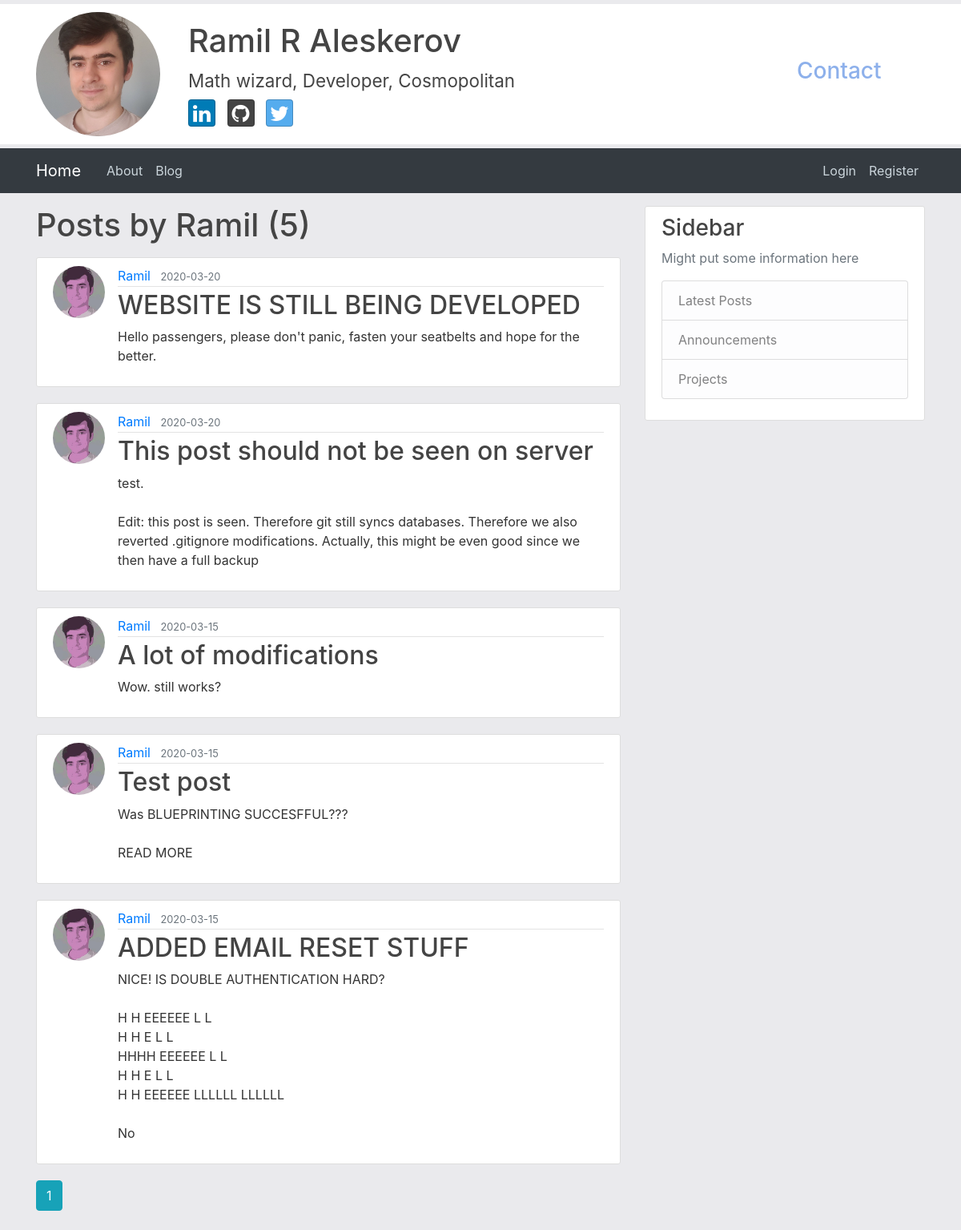
The page /user/Ramil on the database its author committed.
### flaskblog/models.py (models this page shows, shortened)
class User(db.Model, UserMixin):
    id = db.Column(db.Integer, primary_key=True)
    username = db.Column(db.String(20), unique=True, nullable=False)
    email = db.Column(db.String(120), unique=True, nullable=False)
    image_file = db.Column(db.String(20), nullable=False, default='default.jpg')
    password = db.Column(db.String(60), nullable=False)
    posts = db.relationship('Post', backref='author', lazy=True)

class Post(db.Model):
    id = db.Column(db.Integer, primary_key=True)
    title = db.Column(db.String(100), nullable=False)
    date_posted = db.Column(db.DateTime, nullable=False, default=datetime.utcnow)
    content = db.Column(db.Text, nullable=False)
    user_id = db.Column(db.Integer, db.ForeignKey('user.id'), nullable=False)

### flaskblog/users/routes.py (the view)
@users.route("/user/<string:username>")
def user_posts(username):
    page = request.args.get('page', 1, type=int)
    user = User.query.filter_by(username=username).first_or_404()
    posts = Post.query.filter_by(author=user)\
        .order_by(Post.date_posted.desc())\
        .paginate(page=page, per_page=5)
    return render_template('user_posts.html', posts=posts, user=user)

### flaskblog/templates/user_posts.html
{% extends "layout.html" %}
{% block content %}
    <h1 class="mb-3"> Posts by {{ user.username }} ({{ posts.total }})</h1>
    {% for post in posts.items %}
        <article class="media content-section">
          <img class="rounded-circle article-img" src="{{ url_for('static', filename='profile_pics/' + post.author.image_file) }}">
          <div class="media-body">
            <div class="article-metadata">
              <a class="mr-2" href="{{ url_for('users.user_posts', username=post.author.username) }}">{{ post.author.username }}</a>
              <small class="text-muted">{{ post.date_posted.strftime('%Y-%m-%d') }}</small>
            </div>
            <h2><a class="article-title" href="{{ url_for('posts.post', post_id=post.id) }}">{{ post.title }}</a></h2>
            <p class="article-content">{{ post.content }}</p>
          </div>
        </article>
    {% endfor %}
    {% for page_num in posts.iter_pages(left_edge=1, right_edge=1, left_current=1, right_current=2) %}
      {% if page_num %}
        {% if posts.page == page_num %}
          <a class="btn btn-info mb-4" href="{{ url_for('users.user_posts', username=user.username, page=page_num) }}"> {{ page_num }} </a>
        {% else %}
          <a class="btn btn-outline-info mb-4" href="{{ url_for('users.user_posts', username=user.username, page=page_num) }}"> {{ page_num }} </a>
        {% endif %}
      {% else %}
        ...
      {% endif %}
    {% endfor %}
{% endblock content %}

### flaskblog/static/main.css (style rules this page uses)
body { background: #eaeaed; color: #333333; //margin-top: 5rem; }
h1, h2, h3, h4, h5, h6 { color: #444444; }
p { overflow-wrap:break-word; }
.content-section { background: #ffffff; padding: 10px 20px; border: 1px solid #dddddd; border-radius: 3px; margin-bottom: 20px; }
.article-title { color: #444444; }
.article-content { white-space: pre-line; word-wrap: break-word; }
.article-img { height: 65px; width: 65px; margin-right: 16px; }
.article-metadata { padding-bottom: 1px; margin-bottom: 4px; border-bottom: 1px solid #e3e3e3 }

### rows shown on the page
User: username "Ramil"
Post: image_file (picture), author.username "Ramil", date_posted "2020-03-20", title "WEBSITE IS STILL BEING DEVELOPED", content "Hello passengers, please don't panic, fasten your seatbelts and hope for the better."
Post: image_file (picture), author.username "Ramil", date_posted "2020-03-20", title "This post should not be seen on server", content "test. Edit: this post is seen. Therefore git still syncs databases. Therefore we also reverted .gitignore modifications. Actually, this might be even good since we then have a full backup"
Post: image_file (picture), author.username "Ramil", date_posted "2020-03-15", title "A lot of modifications", content "Wow. still works?"
Post: image_file (picture), author.username "Ramil", date_posted "2020-03-15", title "Test post", content "Was BLUEPRINTING SUCCESFFUL??? READ MORE"
Post: image_file (picture), author.username "Ramil", date_posted "2020-03-15", title "ADDED EMAIL RESET STUFF", content "NICE! IS DOUBLE AUTHENTICATION HARD? H H EEEEEE L L H H E L L HHHH EEEEEE L L H H E L L H H EEEEEE LLLLLL LLLLLL No"

### other values the page prints
{{ posts.total }} "5"
{{ page_num }} "1"
